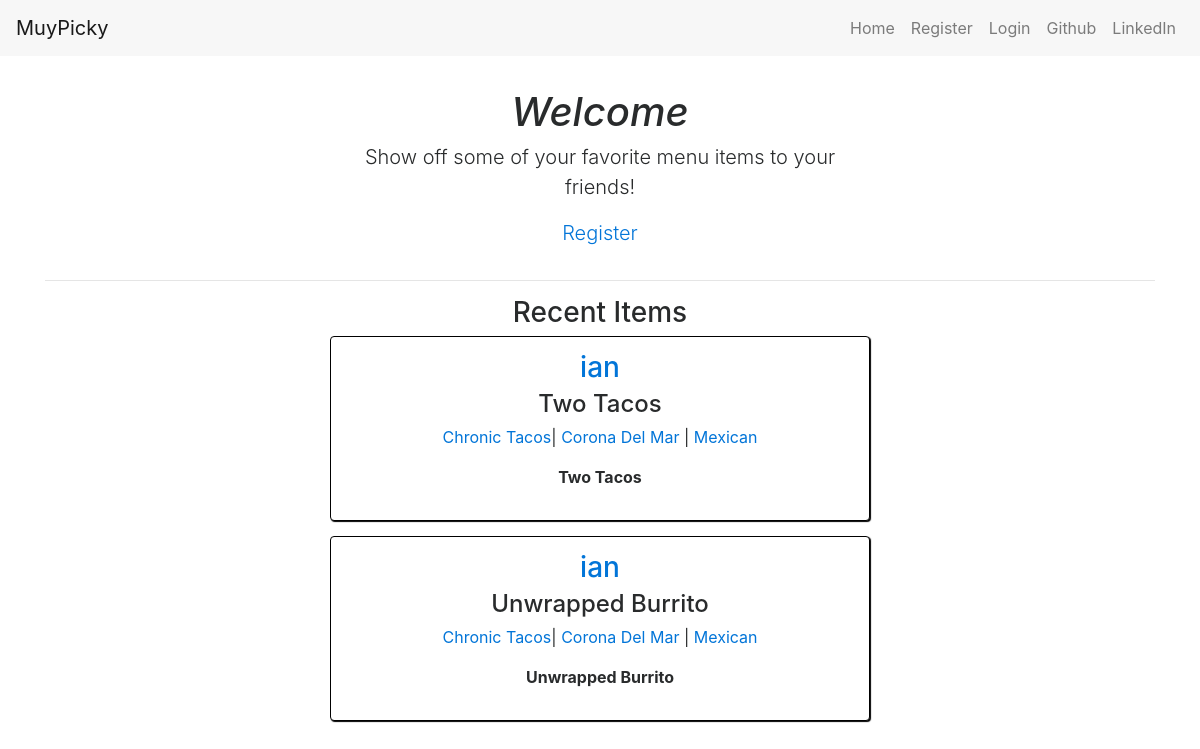
/, run on an earlier commit of the app's database.
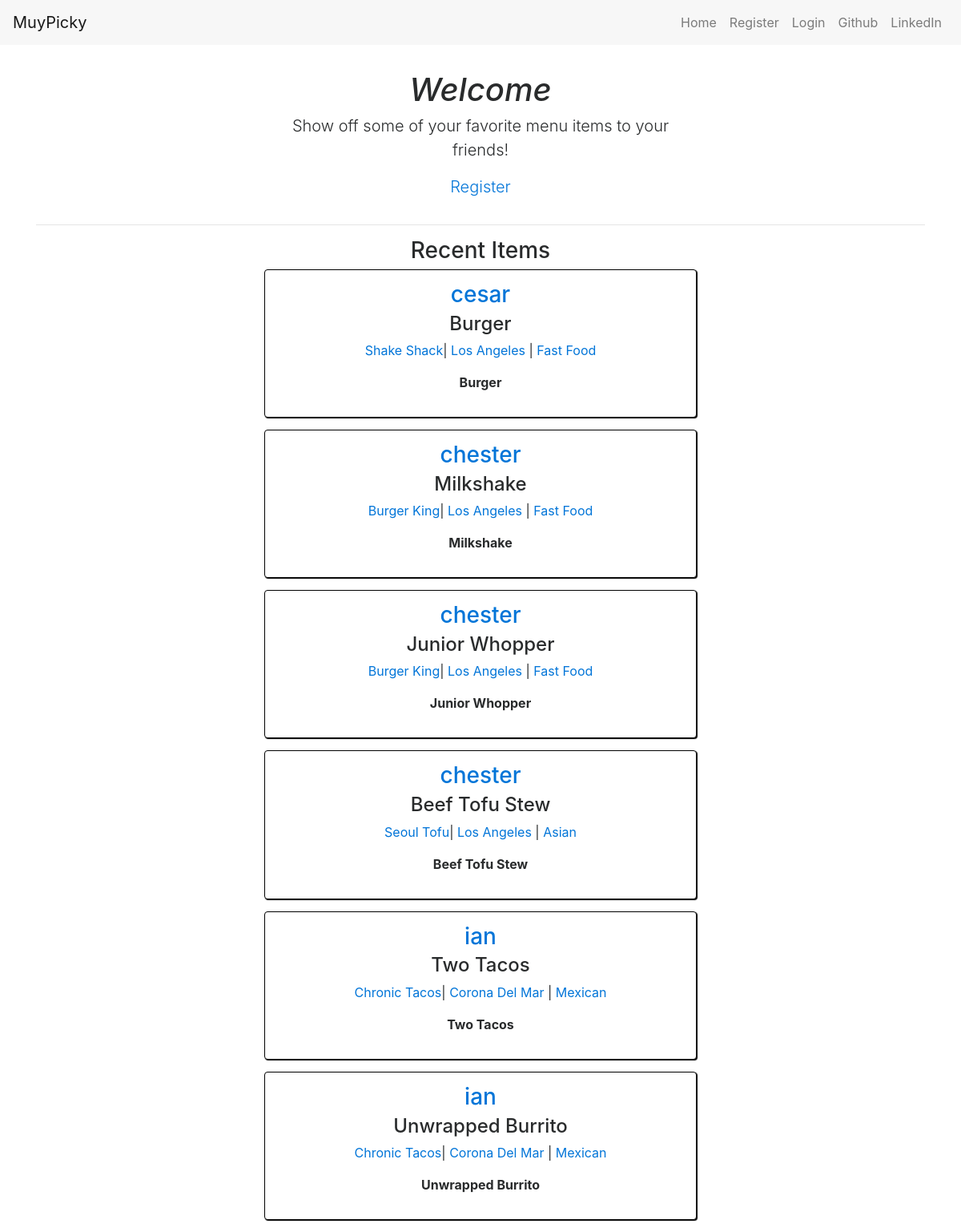
And on a later commit of the database.
### menus/models.py (models this page shows, shortened)
class Item(models.Model):
    user            = models.ForeignKey(settings.AUTH_USER_MODEL)
    restaurant      = models.ForeignKey(RestaurantLocation)
    name            = models.CharField(max_length=120)
    contents        = models.TextField(help_text="separate each item by comma")
    excludes        = models.TextField(blank=True, null=True, help_text="separate each item by comma")
    public          = models.BooleanField(default=True)
    timestamp       = models.DateTimeField(auto_now_add=True)
    updated         = models.DateTimeField(auto_now=True)
    class Meta:
        ordering = ['-updated', '-timestamp']

### muyPicky/models.py (models this page shows, shortened)
class RestaurantLocation(models.Model):
    owner       = models.ForeignKey(User)
    name        = models.CharField(max_length = 100)
    location    = models.CharField(max_length=100, null=True, blank=True)
    category    = models.CharField(max_length=100, null=True, blank=True, validators=[validate_category])
    description = models.TextField(default="")
    timestamp   = models.DateTimeField(auto_now_add=True)
    updated     = models.DateTimeField(auto_now=True)
    slug        = models.SlugField(null=True, blank=True)
    objects = RestaurantLocationManager() #add Mode.objects.all
    @property
    def title(self):
        return self.name

### menus/views.py (the view)
# urls.py: url(r'^$', HomeView.as_view(), name='home'),
class HomeView(View):
    def get(self, request, *args, **kwargs):
        if not request.user.is_authenticated():
            object_list = Item.objects.filter(public=True).order_by('-timestamp')
            return render(request, "home.html", {"object_list": object_list})
        user = request.user
        is_following_user_ids = [x.user.id for x in user.is_following.all()]
        qs = Item.objects.filter(user__id__in=is_following_user_ids, public=True).order_by("-updated")[:5]
        return render(request, "menus/home_feed.html", {'object_list': qs})

### templates/home.html (shortened to what this page needs)
{% extends 'base.html' %}
{% block content %}
    {% if not user.is_authenticated %}
        <div class="row">
            <div class="col-sm-6 offset-sm-3 text-center">
                <h1 class="font-italic">Welcome</h1>
                <p class="lead home-info">Show off some of your favorite menu items to your friends!</p>
                <p class="lead"><a href="{% url 'register' %}">Register</a></p>
            </div>
        </div>
        <hr />
        <div class="row">
            <div class="col-sm-6 offset-sm-3 text-center">
                <h3>Recent Items</h3>
                {% for obj in object_list %}
                    <div class="card restaurant">
                        <h3><a href='{% url "profile:detail" username=obj.user.username %}'>{{ obj.user.username }}</a></h3>
                        <h4>{{ obj.name }}</h4>
                        <p><a href='{% url "profile:detail" username=obj.user.username %}?q={{ obj.restaurant.title }}'>
                            {{ obj.restaurant.title }}</a>|
                            <a href='{% url "profile:detail" username=obj.user.username %}?q={{ obj.restaurant.location }}'>
                                {{ obj.restaurant.location }}</a> |
                            <a href='{% url "profile:detail" username=obj.user.username %}?q={{ obj.restaurant.category }}'>
                                {{ obj.restaurant.category }}</a></p>
                        <p>
                            <b>{{ obj.name }}</b>
                        </p>
                    </div>
                {% endfor %}
            </div>
        </div>
    {% endif %}
{% endblock content %}

### templates/base.html (shortened to what this page needs)
{% load static from staticfiles %}
<!DOCTYPE html>
<html lang="en">
<head>
    <link rel="stylesheet" href="{% static 'src/css/bootstrap.min.css' %}">
    <link rel="stylesheet" href="{% static 'src/css/styles.css' %}">
</head>
<body>
{% include 'snippets/nav.html' %}
<div class="container main-content">
    {% block content %}
    {% endblock %}
</div>
</body>
</html>

### templates/snippets/nav.html (shortened to what this page needs)
<nav class="navbar navbar-toggleable-md navbar-light bg-faded fixed-top">
    <a class="navbar-brand" href="/">MuyPicky</a>
    <div class="collapse navbar-collapse justify-content-end" id="navbarNav">
        <ul class="navbar-nav">
            <li class="nav-item">
                <a class="nav-link" href="{% url 'home' %}">Home<span class="sr-only">(current)</span></a>
            </li>
            {% if request.user.is_authenticated %}
                <li class="nav-item">
                    <a class="nav-link" href="{% url 'muypicky:list' %}">Restaurants</a>
                </li>
                <li class="nav-item">
                    <a class="nav-link" href="{% url 'menus:list' %}">Menu Items</a>
                </li>
                <li class="nav-item">
                    <a class="nav-link" href="https://github.com/christiaanrr" target="_blank">Github</a>
                </li>
                <li class="nav-item">
                    <a class="nav-link" href="https://www.linkedin.com/in/christian-rodriguez-967575124/" target="_blank">LinkedIn</a>
                </li>
                <li class="nav-item">
                    <a class="nav-link" href="{% url 'logout' %}">Logout</a>
                </li>
            {% else %}
                <li class="nav-item">
                    <a class="nav-link" href="{% url 'register' %}">Register</a>
                </li>
                <li class="nav-item">
                    <a class="nav-link" href="{% url 'login' %}">Login</a>
                </li>
                <li class="nav-item">
                    <a class="nav-link" href="https://github.com/christiaanrr" target="_blank">Github</a>
                </li>
                <li class="nav-item">
                    <a class="nav-link" href="https://www.linkedin.com/in/christian-rodriguez-967575124/" target="_blank">LinkedIn</a>
                </li>
            {% endif %}
        </ul>
    </div>
</nav>

### restaurant/static/src/css/styles.css (style rules this page uses)
.main-content { margin-top: 90px; }
.restaurant { margin-bottom: 15px; border: 1px solid black; padding: 15px 10px; box-shadow: 1px 1px 1px black; }

What changed in the data, as far as the page shows it:
added Item: user.username "cesar", name "Burger", restaurant "Shake Shack", restaurant.location "Los Angeles", restaurant.category "Fast Food"
added Item: user.username "chester", name "Milkshake", restaurant "Burger King", restaurant.location "Los Angeles", restaurant.category "Fast Food"
added Item: user.username "chester", name "Junior Whopper", restaurant "Burger King", restaurant.location "Los Angeles", restaurant.category "Fast Food"
added Item: user.username "chester", name "Beef Tofu Stew", restaurant "Seoul Tofu", restaurant.location "Los Angeles", restaurant.category "Asian"
